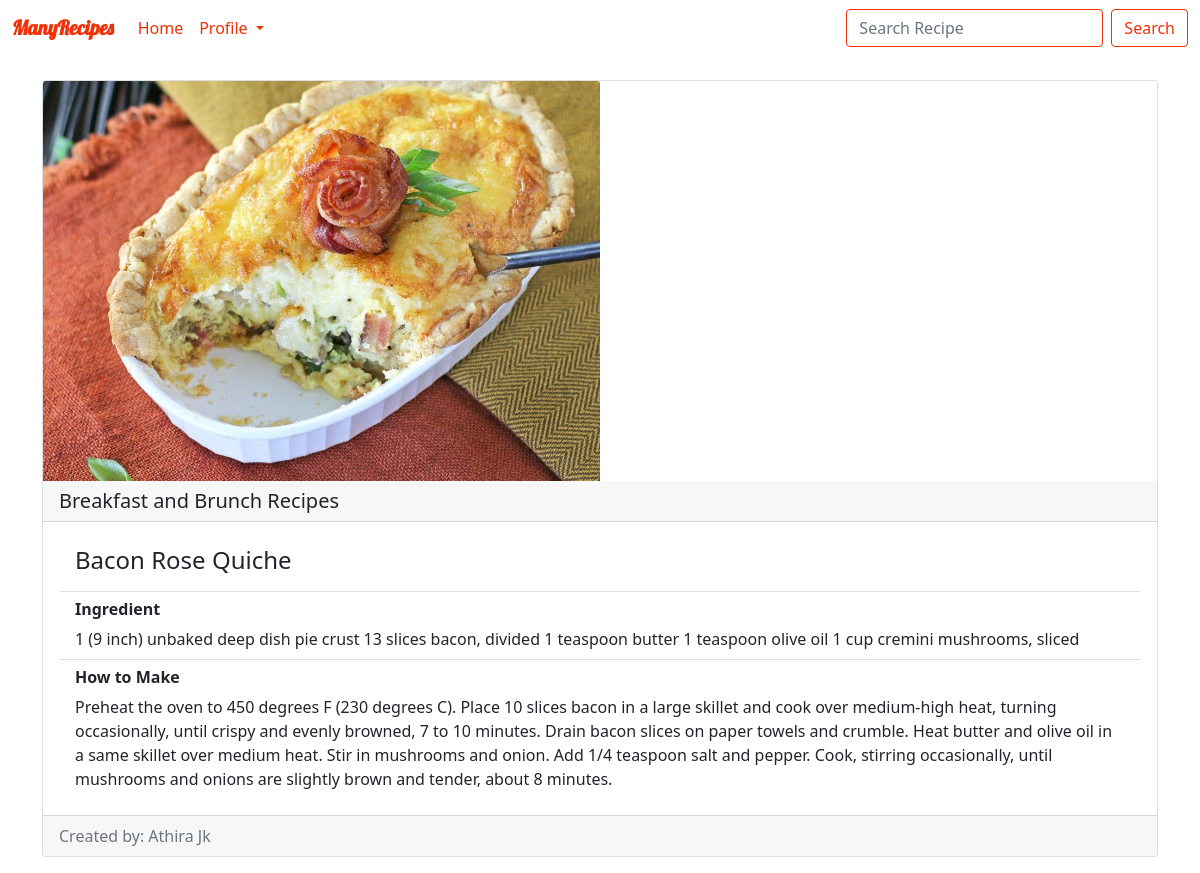
The page /recipes/viewrecipe/6/ (signed in) on the database its author committed.
### recipes/models.py (models this page shows, shortened)
class recipe(models.Model):
    recipe_name = models.CharField(max_length=120)
    ingredient = models.CharField(max_length=600)
    category = models.CharField(max_length=120)
    recipe_pic = models.ImageField(upload_to="images")
    How_to_make = models.CharField(max_length=600)
    created_by = models.ForeignKey(to=User,on_delete=models.CASCADE)

### recipes/views.py (the view)
# urls.py: path('viewrecipe/<int:id>/',views.ViewRecipe.as_view(),name="viewrecipe"),
@method_decorator(login_required(login_url='login'), name='dispatch')
class ViewRecipe(TemplateView):
    template_name = 'recipes/viewrecipe.html'
    context ={}
    def get(self,request,*args,**kwargs):
        id =kwargs.get('id')
        obj = get_object_or_404(recipe,pk=id)
        self.context['obj'] = obj
        user = request.user.id
        if user:
            try:
                profile = Profile.objects.get(user=user)
                self.context['profile'] = 'pro_exist'
                return render(request, self.template_name, self.context)
            except Exception:
                return redirect('createprofile')
        return render(request,self.template_name,self.context)

### recipes/templates/recipes/viewrecipe.html (shortened to what this page needs)
<!DOCTYPE html>
<html lang="en">
<head>
    <link href="https://cdn.jsdelivr.net/npm/bootstrap@5.0.0-beta3/dist/css/bootstrap.min.css" rel="stylesheet">
    {% load static %}
    <link rel="stylesheet" href="{% static 'recipes/css/viewrecipe.css' %}">
    <link rel="stylesheet" href="{% static 'home/css/home.css' %}">
</head>
<body>
{% include 'home/nav.html' %}
<div class="container">
    <div class="card mb-3">
        <img src="/{{obj.recipe_pic}}" class="card-img-top" alt="...">
        <h5 class="card-header">{{obj.category}}</h5>
        <div class="card-body">
              <ul class="list-group list-group-flush">
                  <li class="list-group-item"><h4 class="card-title">{{obj.recipe_name}}</h4></li>
                  <li class="list-group-item">
                      <h6><b>Ingredient</b></h6>
                      {{obj.ingredient}}
                  </li>
                  <li class="list-group-item">
                      <h6><b>How to Make</b></h6>
                      {{obj.How_to_make}}</li>
              </ul>
        </div>
        <div class="card-footer text-muted">
            Created by: {{obj.created_by.first_name}} {{obj.created_by.last_name}}
         </div>
    </div>
</div>
</body>
</html>

### recipes/static/recipes/css/viewrecipe.css (style rules this page uses)
img { max-width:auto !important; height:400px !important; }

### home/static/home/css/home.css (style rules this page uses)
.container { position: relative; padding-top:2% }
.card-img-top { width: 50%; height: 15vw; object-fit: cover; }

### rows shown on the page
recipe: recipe_pic (picture), category "Breakfast and Brunch Recipes", recipe_name "Bacon Rose Quiche", ingredient "1 (9 inch) unbaked deep dish pie crust 13 slices bacon, divided 1 teaspoon butter 1 teaspoon olive oil 1 cup cremini mushrooms, sliced", How_to_make "Preheat the oven to 450 degrees F (230 degrees C). Place 10 slices bacon in a large skillet and cook over medium-high heat, turning occasionally, until crispy and evenly browned, 7 to 10 minutes. Drain bacon slices on paper towels and crumble. Heat butter and olive oil in a same skillet over medium heat. Stir in mushrooms and onion. Add 1/4 teaspoon salt and pepper. Cook, stirring occasionally, until mushrooms and onions are slightly brown and tender, about 8 minutes.", created_by.first_name "Athira", created_by.last_name "Jk"
